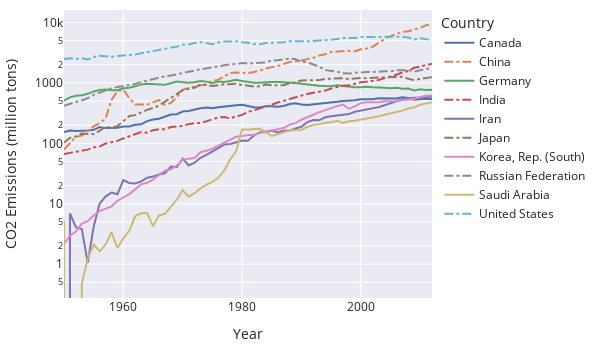

The notebook cell saved with this chart:
### Markdown cell above
Instead, we can plot each line separately without stacking, as the plot
below illustrates.
It's much easier to compare individual countries since we can compare 
y-axis positions rather than stacked areas.
We see that some countries have had flat rates of growth in CO2 emissions
(on a log scale)
while others have increased much faster.

### Code cell
fig = px.line(top10, x='Year', y='CO2', color='Country',
              log_y=True,
              width=600, height=350)

# To make some lines dashed:
from itertools import cycle
styles = cycle([None, 'dashdot'])
for i in range(10):
    fig.update_traces(selector=i, 
                      line = dict(dash=next(styles)))
fig.update_yaxes(title_text='CO2 Emissions (million tons)')
fig
